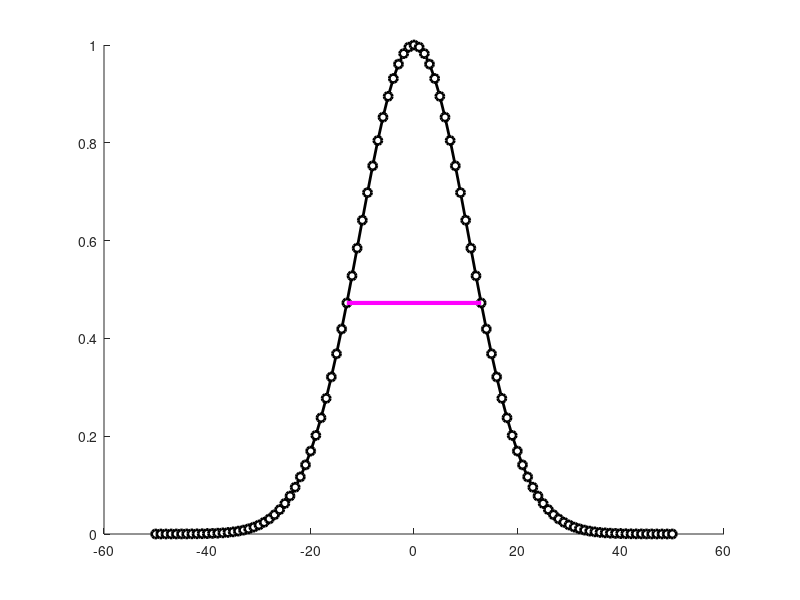
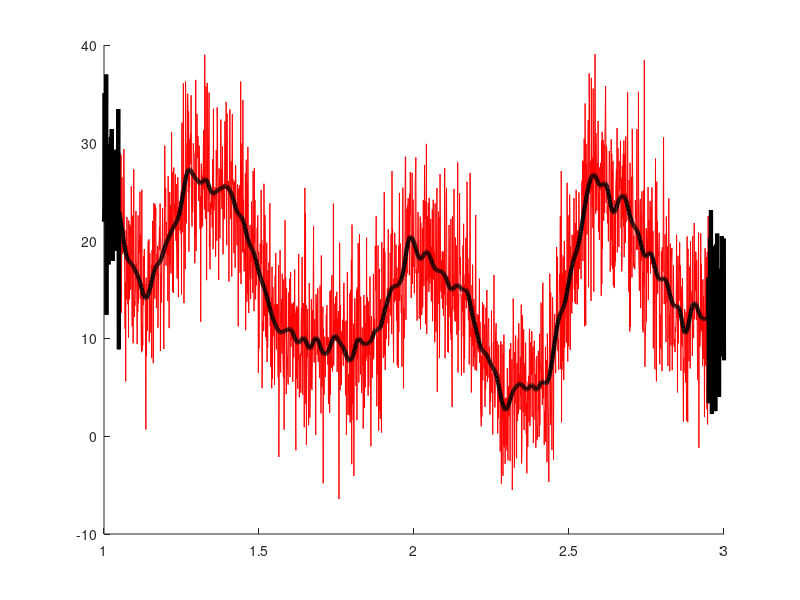

MATLAB code for these plots, in order:
srate = 1000;
time = 1:1/srate:3;
n = length(time);
p = 15; % poles for random interpolation

noiseamp = 5;

ampl = interp1(rand(p,1)*30,linspace(1,p,n));
noise = noiseamp*randn(size(time));
signal = ampl + noise;

% full width halp-maximum
fwhm = 25;

%normalized time vector in ms
k = 50;  %has lower and upper bounds
gtime = 1000*(-k:k)/srate;

gauswin = exp(-(4*log(2)*gtime.^2)/fwhm^2);

% IDX = dsearchn (X, XI) :  Return the index IDX of the closest point in X to the elements XI.
prePeakHalf = k + dsearchn(gauswin(k+1:end)',.5); % return num from gaussian that is closest to 0.5
pstPeakHalf = dsearchn(gauswin(1:k)',.5);

empFWHM = gtime(prePeakHalf) - gtime(pstPeakHalf)

figure(1), clf, hold on
plot(gtime, gauswin, 'ko-', 'markerfacecolor', 'w' ,'linew', 2)
plot(gtime([prePeakHalf pstPeakHalf]), gauswin([prePeakHalf pstPeakHalf]),'m','linew',3)

% normazile Gaussian to unit energy
gauswin = gauswin / sum(gauswin);

% implement Gaussian smoothing filter
filtSig = signal;

for i = k+1:n-k-1 
  filtSig(i) = sum(signal(i-k:k+i).*gauswin);
endfor

figure(2), clf, hold on
plot(time,signal,'r')
plot(time,filtSig,'k','linew',3)

